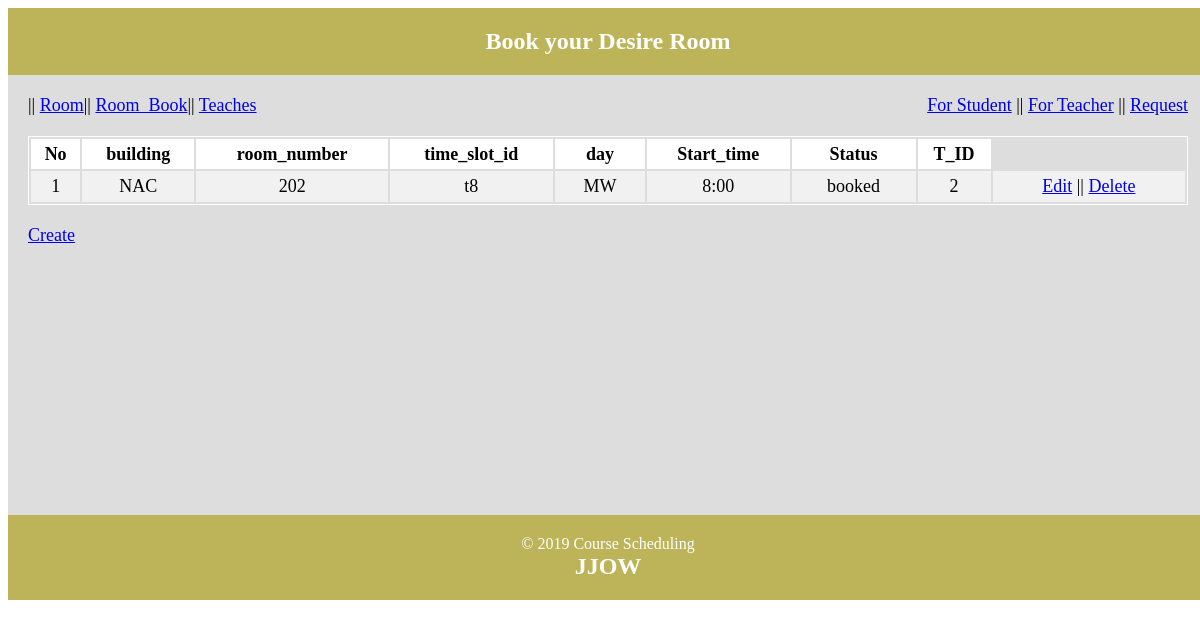
Screenshot of /room_book.php with the database file from the repository.
### tables this page shows
CREATE TABLE `room_book` (
  `building` varchar(20) DEFAULT NULL,
  `room_number` varchar(20) DEFAULT NULL,
  `time_slot_id` varchar(8) DEFAULT NULL,
  `day` varchar(5) DEFAULT NULL,
  `Start_time` varchar(10) DEFAULT NULL,
  `Status` varchar(10) DEFAULT NULL,
  `T_ID` char(10) DEFAULT NULL
);

### classes/Room_book.php (called while the page is built, shortened)
<?php
include "DB.php";
class Room_book{
    protected $table='room_book';
public function readAll(){
       $sql = "SELECT * FROM $this->table";
       $stmt = DB::prepare($sql);
       $stmt->execute();
       return $stmt ->fetchAll();
  }
  }
?>

### classes/DB.php (called while the page is built, shortened)
<?php
      class DB
      {
             private static $pdo;
             public static function connection(){
              if(!isset(self::$pdo))
            {
                  try{
                    self::$pdo = new PDO('mysql:host='.DB_HOST.';dbname='.DB_NAME,DB_USER,DB_PASS);
                }
                catch(PDOException $e)
                {
                   echo $e->getMessage();
                }
            }
                return self::$pdo;
          }
            public static function prepare($sql)
            {
              return self::connection()->prepare($sql);
            }
      }
?>

### room_book.php (the view, shortened to what this page needs)
<?php include "inc/headerrroom_book.php"; ?>
    <?php
    $user = new Room_book(); ?>
<section class="mainright">
  <table class="tblone">
    <tr>
        <th>No</th>
        <th>building</th>
        <th>room_number</th>
        <th>time_slot_id</th>
        <th>day</th>
        <th>Start_time</th>
        <th>Status</th>
        <th>T_ID</th>
    </tr>
    <?php
  $i = 0;
    foreach ($user->readAll() as $key => $value) {
        $i++;
?>
    <tr>
        <td><?php echo $i; ?></td>
        <td><?php echo $value['building'];?></td>
        <td><?php echo $value['room_number'];?></td>
        <td><?php echo $value['time_slot_id'];?></td>
        <td><?php echo $value['day'];?></td>
        <td><?php echo $value['Start_time'];?></td>
        <td><?php echo $value['Status'];?></td>
        <td><?php echo $value['T_ID'];?></td>
        <td>
            <?php echo "<a href='room_bookedit.php?action=update&T_ID=".$value['T_ID']."'>Edit</a>";?> ||
             <?php echo "<a href='room_bookedit.php?action=delete&T_ID=".$value['T_ID']."' onClick='return confirm(\"Are you sure to Delete Data\")'>Delete</a>";?>
        </td>
    </tr>
<?php } ?>
  </table>
</section>
<a href="room_bookedit.php">Create</a>
<?php include "inc/footerr.php"; ?>

### rows the page displays
room_book: building "NAC", room_number "202", time_slot "t8", day "MW", Start_time "8:00", Status "booked", T_ID "2"
